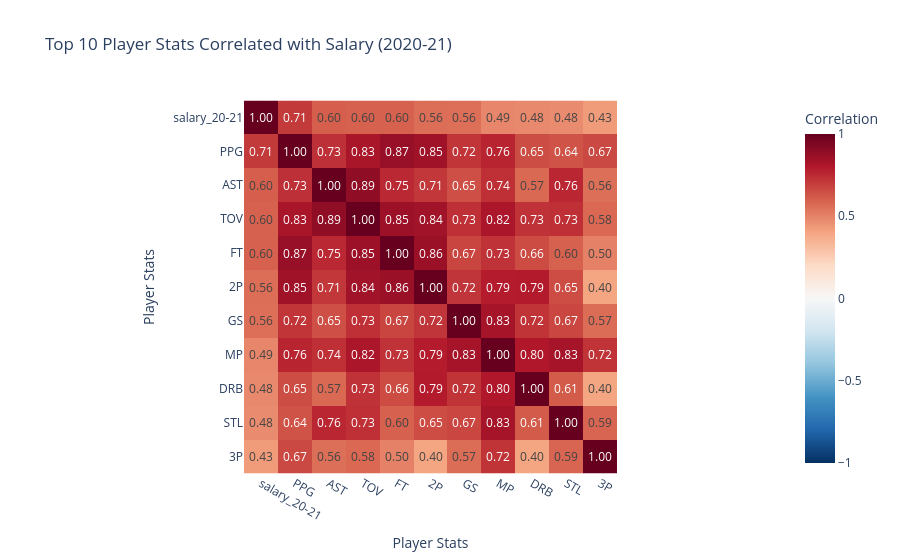

Write notebook code for a chart like this one.
### Markdown cell above
## 🩺 Diagnostic Analysis: Feature Selection
To build a robust model, I perform a diagnostic check on feature relationships.
* **Correlation Magnitude:** Identifying the top 10 stats most strongly tied to salary (magnitude check).
* **Games Played vs. Salary Rank:** Identifying players who outperformed vs underperformed against expectations.
* **Multicollinearity:** Checking for redundancy between stats (e.g., Points vs. Field Goals) to ensure the model remains efficient and interpretable.

### Code cell
# 1. Filter numeric stats only and exclude financial 'leaks'
exclude = ['salary_21-22', 'guaranteed_money', 'salary', 'Rk', 'salary_rank', 'PTS', 'FG', 'FGA', 'FTA', '2PA', '3PA']
numeric_df = ss.select_dtypes(include=[np.number]).drop(columns=exclude)

# 2. Find top 10 stats correlated with salary
# We use absolute value to find the strongest predictors
correlations = numeric_df.corr()['salary_20-21'].abs().sort_values(ascending=False)
top_10_stats = correlations.drop('salary_20-21').head(10).index.tolist()

# 3. CRITICAL: Put Salary FIRST in the list to place it at the top-left
ordered_cols = ['salary_20-21'] + top_10_stats
final_corr_matrix = numeric_df[ordered_cols].corr()

# 4. Plotly Heatmap
fig_heat = px.imshow(
    final_corr_matrix,
    text_auto='.2f',
    color_continuous_scale='RdBu_r',
    color_continuous_midpoint=0,
    title="Top 10 Player Stats Correlated with Salary (2020-21)",
    labels={
        'color': 'Correlation',
        'x': 'Player Stats',
        'y': 'Player Stats'
    },
    template='plotly_white'
)

fig_heat.show()

### Figure 1 — Plotly figure (JSON) as saved in the notebook; plotly's stock layout.template omitted (floating-point values rounded to 4 significant figures)
{"data": [{"coloraxis": "coloraxis", "hovertemplate": "Player Stats: %{x}<br>Player Stats: %{y}<br>Correlation: %{z}<extra></extra>", "name": "0", "texttemplate": "%{z:.2f}", "type": "heatmap", "x": ["salary_20-21", "PPG", "AST", "TOV", "FT", "2P", "GS", "MP", "DRB", "STL", "3P"], "xaxis": "x", "y": ["salary_20-21", "PPG", "AST", "TOV", "FT", "2P", "GS", "MP", "DRB", "STL", "3P"], "yaxis": "y", "z": [[1.0, 0.7053, 0.6032, 0.5976, 0.597, 0.5612, 0.5551, 0.4892, 0.4831, 0.4752, 0.4292], [0.7053, 1.0, 0.7321, 0.8253, 0.8692, 0.8519, 0.7189, 0.7644, 0.6534, 0.6361, 0.6651], [0.6032, 0.7321, 1.0, 0.891, 0.7541, 0.7121, 0.6468, 0.735, 0.5736, 0.7578, 0.5573], [0.5976, 0.8253, 0.891, 1.0, 0.8547, 0.8442, 0.7342, 0.8159, 0.7251, 0.7326, 0.5756], [0.597, 0.8692, 0.7541, 0.8547, 1.0, 0.8633, 0.6738, 0.7283, 0.6557, 0.5976, 0.5033], [0.5612, 0.8519, 0.7121, 0.8442, 0.8633, 1.0, 0.7204, 0.7892, 0.7931, 0.6527, 0.4001], [0.5551, 0.7189, 0.6468, 0.7342, 0.6738, 0.7204, 1.0, 0.8315, 0.7216, 0.6717, 0.5662], [0.4892, 0.7644, 0.735, 0.8159, 0.7283, 0.7892, 0.8315, 1.0, 0.8042, 0.835, 0.7217], [0.4831, 0.6534, 0.5736, 0.7251, 0.6557, 0.7931, 0.7216, 0.8042, 1.0, 0.6149, 0.4003], [0.4752, 0.6361, 0.7578, 0.7326, 0.5976, 0.6527, 0.6717, 0.835, 0.6149, 1.0, 0.5859], [0.4292, 0.6651, 0.5573, 0.5756, 0.5033, 0.4001, 0.5662, 0.7217, 0.4003, 0.5859, 1.0]]}], "layout": {"coloraxis": {"cmid": 0, "colorbar": {"title": {"text": "Correlation"}}, "colorscale": [[0, "rgb(5,48,97)"], [0.1, "rgb(33,102,172)"], [0.2, "rgb(67,147,195)"], [0.3, "rgb(146,197,222)"], [0.4, "rgb(209,229,240)"], [0.5, "rgb(247,247,247)"], [0.6, "rgb(253,219,199)"], [0.7, "rgb(244,165,130)"], [0.8, "rgb(214,96,77)"], [0.9, "rgb(178,24,43)"], [1, "rgb(103,0,31)"]]}, "title": {"text": "Top 10 Player Stats Correlated with Salary (2020-21)"}, "xaxis": {"anchor": "y", "constrain": "domain", "domain": [0, 1], "scaleanchor": "y", "title": {"text": "Player Stats"}}, "yaxis": {"anchor": "x", "autorange": "reversed", "constrain": "domain", "domain": [0, 1], "title": {"text": "Player Stats"}}}}
